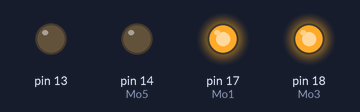
Recording of a sketch running on a simulated Arduino Uno, built with avr-gcc and run on an emulated ATmega328P. Shown: output pins drawn as LEDs (lit = HIGH).

Above: at 2.7 s.
At 7.2 s:
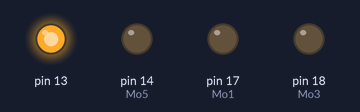
Timing chart, 0 to 8.6 s (numbered marks = the images above):
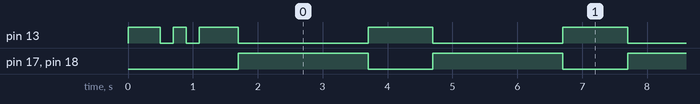

The sketch:

MotorControl.ino
```cpp
/*
  Motor Relay Power Control
  10-30mA for LEDs

  This is a demonstration of the Arduino functionality with the digital motors.
 */

//Motors
  const int Mo5 = 14;
  const int Mo1 = 17;
  const int Mo3 = 18;

void setup() {
Serial.begin(9600);
  pinMode(13, OUTPUT);
  digitalWrite(13, HIGH);
  delay(500);

  pinMode(Mo1, OUTPUT);
  pinMode(Mo3, OUTPUT);
  pinMode(Mo5, OUTPUT);

//LEd blink twice, second blink is longer.
  digitalWrite(13, LOW);
  delay(200);
  digitalWrite(13, HIGH);
  delay(200);
  digitalWrite(13, LOW);
  delay(200);
  digitalWrite(13, HIGH);
  delay(600);
}

void switchForever() {
  digitalWrite(13, LOW);  //light turns off
  digitalWrite(Mo1,HIGH); //motors spin one way
  digitalWrite(Mo3,HIGH);
    delay(2000);

  digitalWrite(13, HIGH); //light turns on
  digitalWrite(Mo1,LOW);  //motors spin opposite
  digitalWrite(Mo3,LOW);
    delay(1000);
}

void loop() {
switchForever();
}
```

Measured:
- by itself, pin 13: goes LOW 0.20 s, HIGH 0.20 s, LOW 0.20 s, HIGH 0.60 s, 42 × (LOW 2.0 s, HIGH 1.0 s), LOW 2.0 s, then HIGH
- by itself, pin 17 (Mo1), pin 18 (Mo3): alternates HIGH for 2.0 s and LOW for 1.0 s
